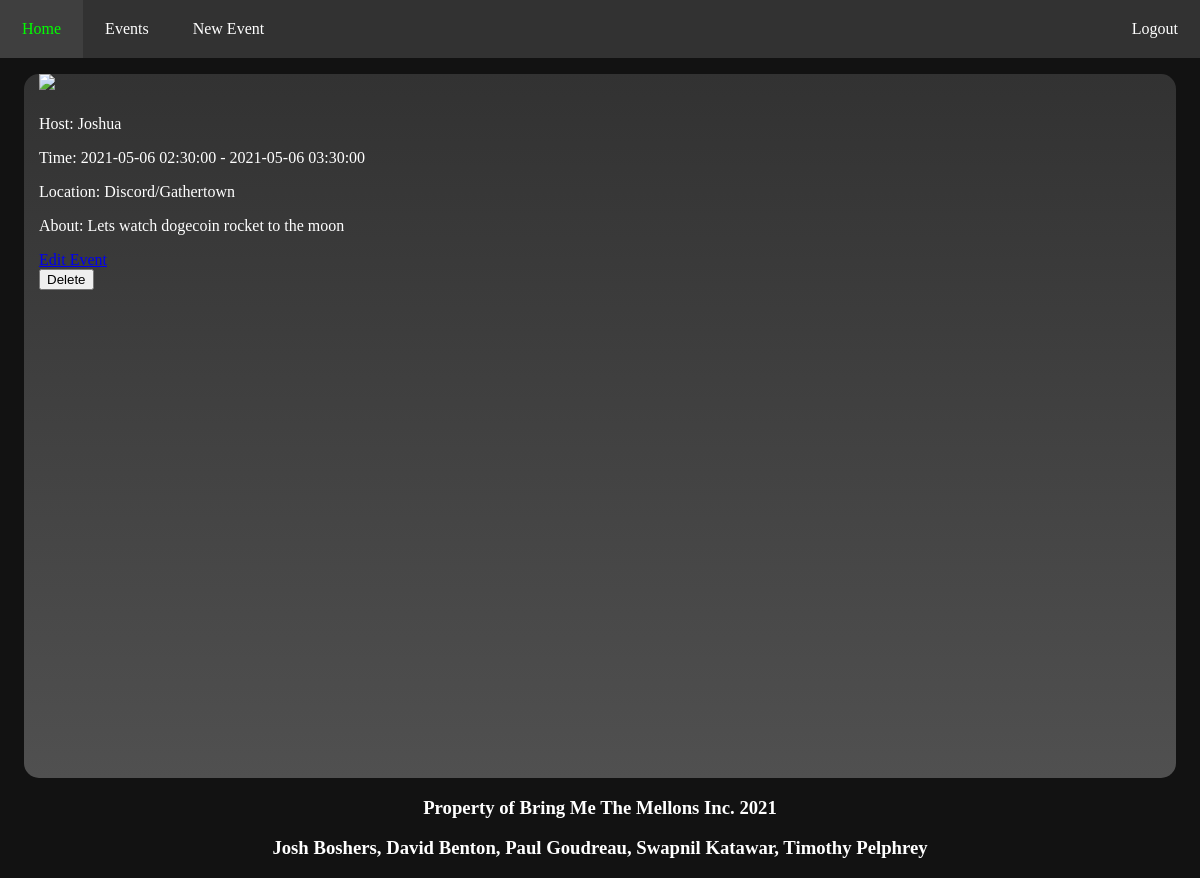
The app's page /events/2 (signed in) with its own data.
### database/models.py (models this page shows, shortened)
class User(db.Model):
    id = db.Column('id', db.Integer, primary_key=True)
    first_name = db.Column('first_name', db.String(50), nullable=False)
    last_name = db.Column('last_name', db.String(50), nullable=False)
    password = db.Column('password', db.String(50), nullable=False)
    email = db.Column('email', db.String(50), unique=True, nullable=False)
    events = db.relationship('Event', backref='user', lazy=True)
    rsvps = db.relationship('RSVP', backref='user', lazy=True)

class Event(db.Model):
    id = db.Column('id', db.Integer, primary_key=True)
    host_id = db.Column(db.Integer, db.ForeignKey('user.id'), nullable=False)
    name = db.Column('name', db.String(100), nullable=False)
    is_private = db.Column('is_private', db.Boolean, default=False, nullable=False)
    location = db.Column('location', db.String(200), nullable=False)
    start_time = db.Column('start_time', db.DateTime, nullable=False)
    end_time = db.Column('end_time', db.DateTime)
    image = db.Column('image', db.String(50))
    description = db.Column('description', db.VARCHAR, nullable=False)
    rsvps = db.relationship('RSVP', backref='event', cascade='all, delete-orphan', lazy=True)

### app.py (the view)
@app.route('/events/<int:event_id>')
def event(event_id: int):
    if session.get('user'):
        form = RSVPForm()
        event = db.session.query(Event).filter_by(id=event_id).one()
        host_name = db.session.query(User).filter_by(id=event.host_id).one().first_name
        is_host = event.host_id == session.get('user_id')
        return render_template('event.html', event=event, host_name=host_name,
         is_host=is_host, form=form)
    return redirect(url_for('login'))

### forms.py
class RSVPForm(FlaskForm):
    class Meta:
        csrf = False
    is_going = BooleanField('Are you going?')
    guests = IntegerField('How many guests, including you, are attending?')
    submit = SubmitField('Send RSVP')

### templates/event.html (shortened to what this page needs)
<!DOCTYPE html>
<html lang="en">
    <head>
        <link rel="stylesheet" href="..\static\css\main.css">
    </head>
    <body>
        <nav>
        <ul id="navbar">
          <li><a class="nav-link" href="/index"> Home </a></li>
          <li><a class="nav-link"  href="/events"> Events </a></li>
          <li><a class="nav-link"  href="/events/new"> New Event </a></li>
            {% if session['user'] %}
            <div class="nav-right">
            <li><a class="nav-link" id="login"  href="/logout"> Logout </a></li>
            </div>
            {% else %}
            <div class="nav-right">
            <li><a class="nav-link" id="login"  href="/login"> Login </a></li>
            </div>
            {% endif %}
        </ul>
      </nav>
      <div class="row">
      <div class="spacer"></div>
      <div class="event_frame_l">
        <img src={{ event.image }} class="event_thumb">
        <p> Host: {{ host_name }} </p>
        <p> Time: {{ event.start_time }} - {{ event.end_time }} </p>
        <p> Location: {{ event.location }} </p>
        <p> About: {{ event.description }}</p>
        {% if is_host %}
        <a href={{url_for('update_event', event_id=event.id)}} >Edit Event</a>
        <form action="{{ url_for('delete', event_id=event.id) }}" method="post">
            <input type="submit" value="Delete">
        </form>
        {% endif %}
      </div>
      <div class="spacer"></div>
    </div>
    <div class="footer">
        <h3>Property of Bring Me The Mellons Inc. 2021</h3>
        <h3>Josh Boshers, David Benton, Paul Goudreau, Swapnil Katawar, Timothy Pelphrey</h3>
    </div>
    </body>
</html>

### static/css/main.css (style rules this page uses)
body { background-color: #111111; margin: 0px; background-color: #121212 }
#navbar { list-style-type: none; background-color: #323232; margin:0; padding:0; overflow: hidden; }
.nav-right { float:right; }
li { float:left; }
.nav-link { text-decoration: none; display: block; color: white; text-align: center; padding: 20px 22px; background-color: #323232; vertical-align: center; float: right; }
.footer { background-color: #323232 position: fixed; bottom: 0; left:0; width: 100%; text-align: center; }
.event_frame_l { background-image: linear-gradient( to bottom, #323232, #505050); flex:50%; border-radius: 15px; padding-left: 15px; height: 88vh; padding-right: 15px; overflow-y: auto; }
.spacer { width: 2%; }
p { color: white; }
h3 { color:white; }
.row { display: flex; float:left width:50%; height: 90%; }

### records on screen
User: first_name "Joshua"
Event: start_time "2021-05-06 02:30:00", end_time "2021-05-06 03:30:00", location "Discord/Gathertown", description "Lets watch dogecoin rocket to the moon"
